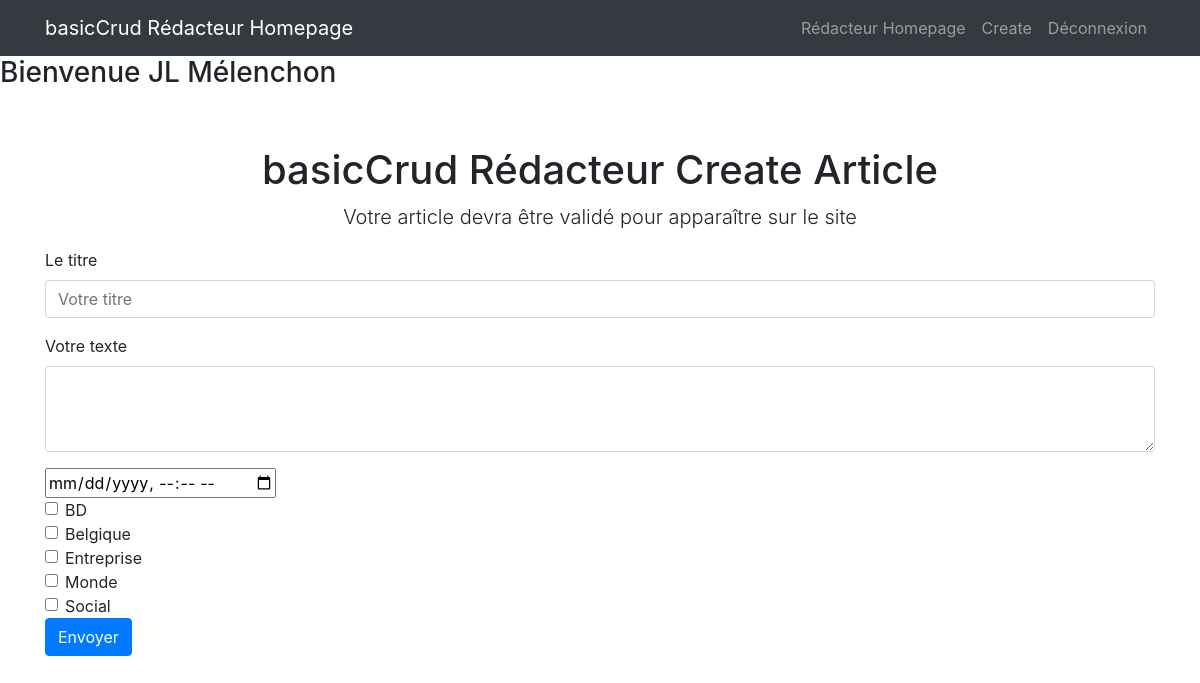
Screenshot of /?create (signed in) with the database file from the repository.
### tables this page shows
CREATE TABLE IF NOT EXISTS `rubrique` (
  `idrubrique` SMALLINT UNSIGNED NOT NULL AUTO_INCREMENT,
  `theintitule` VARCHAR(120) NOT NULL,
  `thedesc` VARCHAR(600) NULL,
  PRIMARY KEY (`idrubrique`));

### model/rubriqueModel.php (called while the page is built, shortened)
<?php
function recupCategMenu(mysqli $db) {
    $sql = "SELECT idrubrique, theintitule FROM rubrique ORDER BY theintitule ASC;";
    $recup= mysqli_query($db,$sql);
    if(mysqli_num_rows($recup)){
        return mysqli_fetch_all($recup, MYSQLI_ASSOC);
    }else{
        return false;
    }
}

### view/redacCreateView.php (the view, shortened to what this page needs)
<!DOCTYPE html>
<html lang="en">
<head>
    <link href="css/bootstrap.min.css" rel="stylesheet">
</head>
<body>
    <?php
    include "redacMainMenuView.php";
    ?>
<h3>Bienvenue <?= $_SESSION['thename'] ?></h3>
<div class="container">
    <div class="row">
        <div class="col-lg-12 text-center">
            <h1 class="mt-5">basicCrud Rédacteur Create Article</h1>
            <p class="lead">Votre article devra être validé pour apparaître sur le site</p>
        </div>
    </div>
    <form action="" method="post" name="create">
        <div class="form-group">
            <label for="exampleInputEmail1">Le titre</label>
            <input name="thetitle" type="text" class="form-control" id="exampleInputEmail1" aria-describedby="emailHelp"
                   placeholder="Votre titre" required>
        </div>
        <div class="form-group">
            <label for="exampleFormControlTextarea1">Votre texte</label>
            <textarea class="form-control" id="exampleFormControlTextarea1" name="thetext" rows="3" required></textarea>
        </div>
        <input type="datetime-local" name="thedate" required>
            <?php
            foreach($recup_rub AS $item) {
                ?>
        <div class="form-check">
                <input name="rubrique[]" class="form-check-input" type="checkbox" value="<?=$item['idrubrique']?>" id="defaultCheck">
                <label class="form-check-label" for="defaultCheck">
                    <?=$item['theintitule']?>
                </label>
        </div>
                <?php
            }
            ?>
        <input type="submit" class="btn btn-primary" value="Envoyer">
    </form>
</div>
</body>
</html>

### rows the page displays
rubrique: theintitule "BD"
rubrique: theintitule "Belgique"
rubrique: theintitule "Entreprise"
rubrique: theintitule "Monde"
rubrique: theintitule "Social"

### other values shown
$_SESSION['thename'] "JL Mélenchon"
